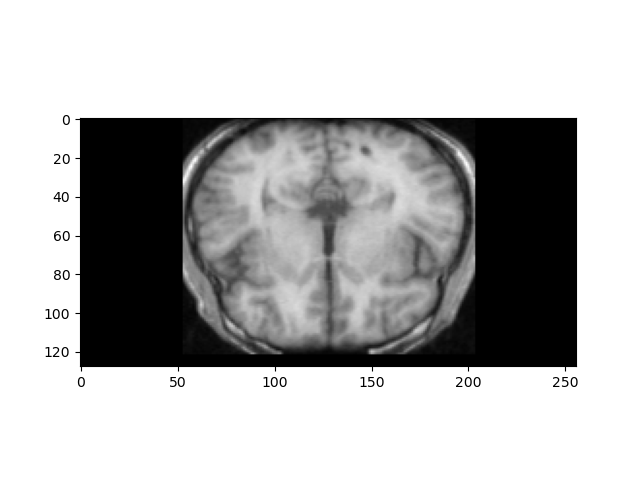
#> input picture server/uploads/asdasdasdasd/1642417618.5612319.png, 640 x 480 px
$ python filtering.py ../uploads/asdasdasdasd/1642417618.5612319.png
#> lines starting #> are read from the running program, lines starting #| are printed output that depends on the picture
import cv2 as cv
import numpy as np
import sys
import time
import os
import matplotlib.pyplot as plt
from math import log10, sqrt

path = f"{sys.argv[1]}"

def PSNR(original, compressed):
    mse = np.mean((original - compressed) ** 2)
    if(mse == 0):  # MSE is zero means no noise is present in the signal .
                  # Therefore PSNR have no importance.
        return 100
    max_pixel = 255.0
    psnr = 20 * log10(max_pixel / sqrt(mse))
    return psnr

def noise_reduction(path):
    mri = cv.imread(path)
#> mri is the input picture: shape (480, 640, 3); min 0, max 255, mean 180.6
    mri_noise = cv.fastNlMeansDenoising(mri)
    value1 = PSNR(mri, mri_noise)
#> in PSNR, `mse = np.mean((original - compressed) ** 2)`: mse = 0.285
#> in PSNR, `psnr = 20 * log10(max_pixel / sqrt(mse))`: psnr = 53.58
#> value1 = 53.58
    fig, ax = plt.subplots(1, 2)
    imageName = time.time()
    ax[0].imshow(mri)
    ax[0].axis('off')
    ax[0].title.set_text('Original')
    ax[1].imshow(mri_noise)
    ax[1].axis('off')
    ax[1].text(0.5,-0.2, 'psnr: ' + str(value1), size=10, ha="center",
          transform=ax[1].transAxes)
    ax[1].title.set_text('Noise Reduction')
    fig.savefig(f'{os.path.dirname(sys.argv[1])}/{imageName}.png')
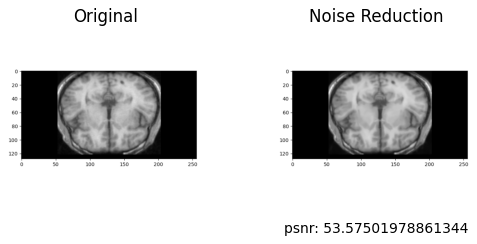
#> figure drawn by matplotlib, 2 panels
    print(f'{os.path.dirname(sys.argv[1])}/{imageName}.png')

noise_reduction(path)
